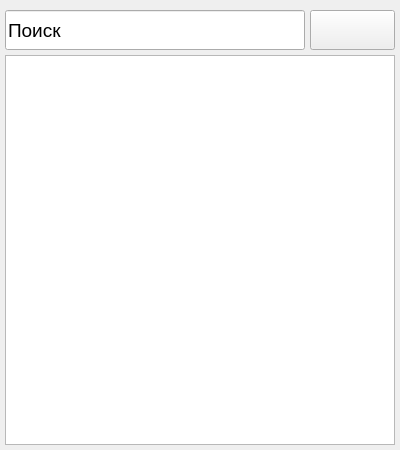
<?xml version="1.0" encoding="UTF-8"?>
<ui version="4.0">
 <class>Form</class>
 <widget class="QWidget" name="Form">
  <property name="geometry">
   <rect>
    <x>0</x>
    <y>0</y>
    <width>400</width>
    <height>450</height>
   </rect>
  </property>
  <property name="minimumSize">
   <size>
    <width>400</width>
    <height>450</height>
   </size>
  </property>
  <property name="maximumSize">
   <size>
    <width>400</width>
    <height>450</height>
   </size>
  </property>
  <property name="windowTitle">
   <string>Добавить участника</string>
  </property>
  <property name="windowIcon">
   <iconset>
    <normaloff>../Структурные фото/регистрация.png</normaloff>../Структурные фото/регистрация.png</iconset>
  </property>
  <widget class="QListWidget" name="listWidget">
   <property name="geometry">
    <rect>
     <x>5</x>
     <y>55</y>
     <width>390</width>
     <height>390</height>
    </rect>
   </property>
  </widget>
  <widget class="QLineEdit" name="lineEdit">
   <property name="geometry">
    <rect>
     <x>5</x>
     <y>10</y>
     <width>300</width>
     <height>40</height>
    </rect>
   </property>
   <property name="font">
    <font>
     <pointsize>14</pointsize>
     <weight>50</weight>
     <italic>false</italic>
     <bold>false</bold>
    </font>
   </property>
   <property name="text">
    <string>Поиск</string>
   </property>
  </widget>
  <widget class="QPushButton" name="pushButton">
   <property name="geometry">
    <rect>
     <x>310</x>
     <y>10</y>
     <width>85</width>
     <height>40</height>
    </rect>
   </property>
   <property name="text">
    <string/>
   </property>
   <property name="icon">
    <iconset>
     <normaloff>../Структурные фото/Лупа.png</normaloff>../Структурные фото/Лупа.png</iconset>
   </property>
   <property name="iconSize">
    <size>
     <width>40</width>
     <height>40</height>
    </size>
   </property>
  </widget>
 </widget>
 <resources/>
 <connections/>
</ui>
